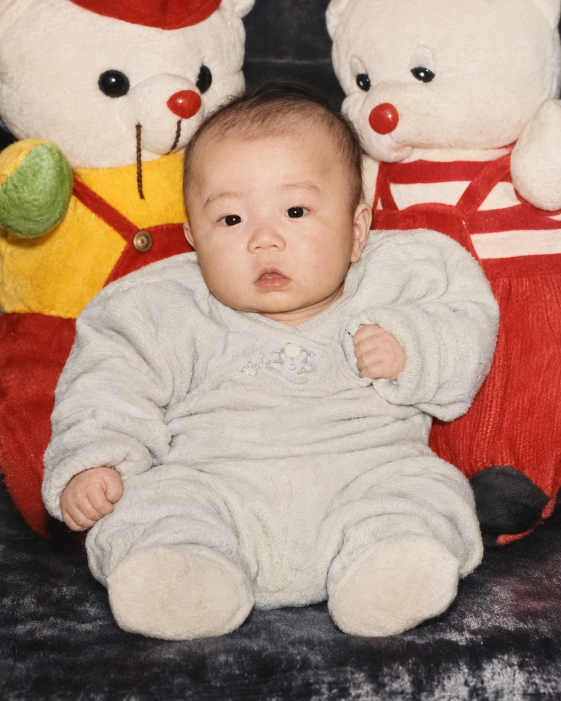
#> input picture tools/source/parents/dad-original.webp, 1122 x 1402 px, found by its file name (shown at 1/2 size); its folder holds 2 pictures in this run
$ python gen_parents.py
#> lines starting #> are read from the running program, lines starting #| are printed output that depends on the picture
"""
부모님 어릴 적 사진 2분할 콜라주 (AI 재생성 없음: 자르기·크기 맞춤·선명도 보정만)

  python3 tools/gen_parents.py

입력  tools/source/parents/{dad,mom}-original.webp
출력  인쇄용  print/parents-collage.jpg, print/dad.jpg, print/mom.jpg
      웹용    public/images/parents/collage.webp
"""
import os
from PIL import Image, ImageFilter

SRC = 'tools/source/parents'
# 눈 위치(원본 px) — 두 아기의 얼굴 크기/높이를 맞추는 기준점
EYES = {'dad': ((465, 438), (590, 423)), 'mom': ((552, 512), (675, 503))}
CROP_W, CROP_H = 1046, 1307          # 4:5, 기준(아빠 사진) px
EYE_X, EYE_Y = 527, 420              # 크롭 안에서 두 눈 중심이 올 위치
OUT_W, OUT_H = 2400, 3000            # 인쇄용 개별 사진 (4:5)
GAP, FRAME = 110, 150                # 사진 사이 / 바깥 흰 여백 (인쇄용 px)

def eye_mid(e): return ((e[0][0] + e[1][0]) / 2, (e[0][1] + e[1][1]) / 2)
def eye_dist(e): return ((e[0][0] - e[1][0]) ** 2 + (e[0][1] - e[1][1]) ** 2) ** 0.5

ref = eye_dist(EYES['dad'])
os.makedirs('print', exist_ok=True); os.makedirs('public/images/parents', exist_ok=True)
shots = {}
for n in ('dad', 'mom'):
    im = Image.open(f'{SRC}/{n}-original.webp').convert('RGB')
#> im is the input picture: PIL image 1122x1402 RGB; mean R, G, B 173.5, 143.9, 128.1
    s = ref / eye_dist(EYES[n])                       # 얼굴 크기 통일
    mx, my = eye_mid(EYES[n])
    left, top = mx * s - EYE_X, my * s - EYE_Y         # 눈 높이·중심 통일
    box = (left / s, top / s, (left + CROP_W) / s, (top + CROP_H) / s)
    assert box[0] >= 0 and box[1] >= 0 and box[2] <= im.width and box[3] <= im.height, (n, box)
    out = im.resize((OUT_W, OUT_H), Image.LANCZOS, box=box)
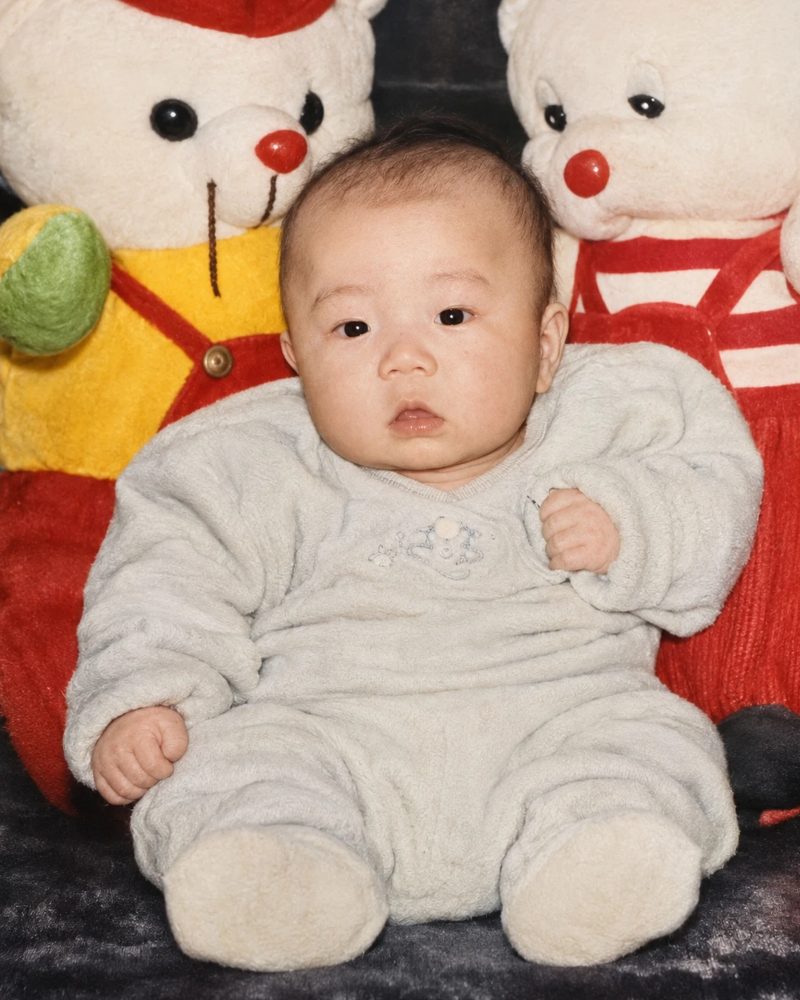
#> out: PIL image 2400x3000 RGB (shown at 1/3 size); mean R, G, B 182, 153, 135.3
    # 화질 보정: 업스케일 후 은은한 선명도만 (색·형태 변경 없음)
    out = out.filter(ImageFilter.UnsharpMask(radius=2.2, percent=55, threshold=3))
    out.save(f'print/{n}.jpg', quality=95, subsampling=0, dpi=(300, 300))
    shots[n] = out
    print(n, 'scale %.3f' % s, 'crop', [round(v) for v in box])
#> pass 2 of the loop `for n in ('dad', 'mom'):`:
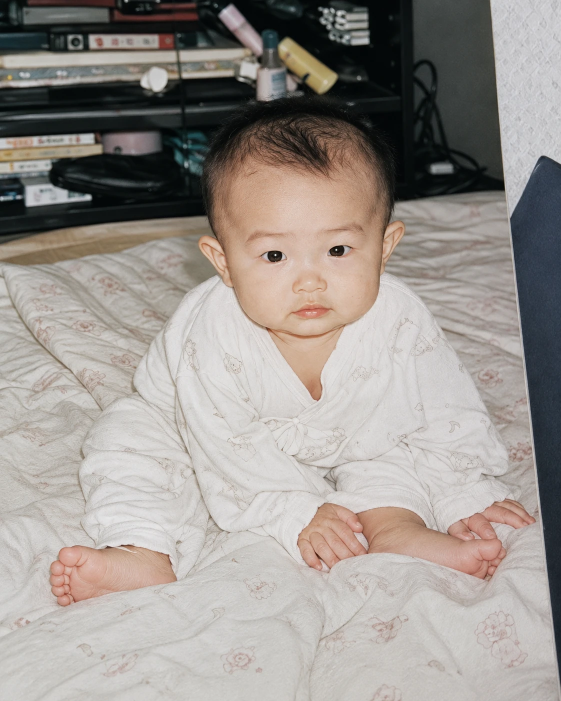
#> input picture tools/source/parents/mom-original.webp, 1122 x 1402 px, found by its file name (shown at 1/2 size)
#> im is the input picture: PIL image 1122x1402 RGB; mean R, G, B 154.8, 148.5, 143.4
#> `out = im.resize((OUT_W, OUT_H), Image.LANCZOS, box=box)`:
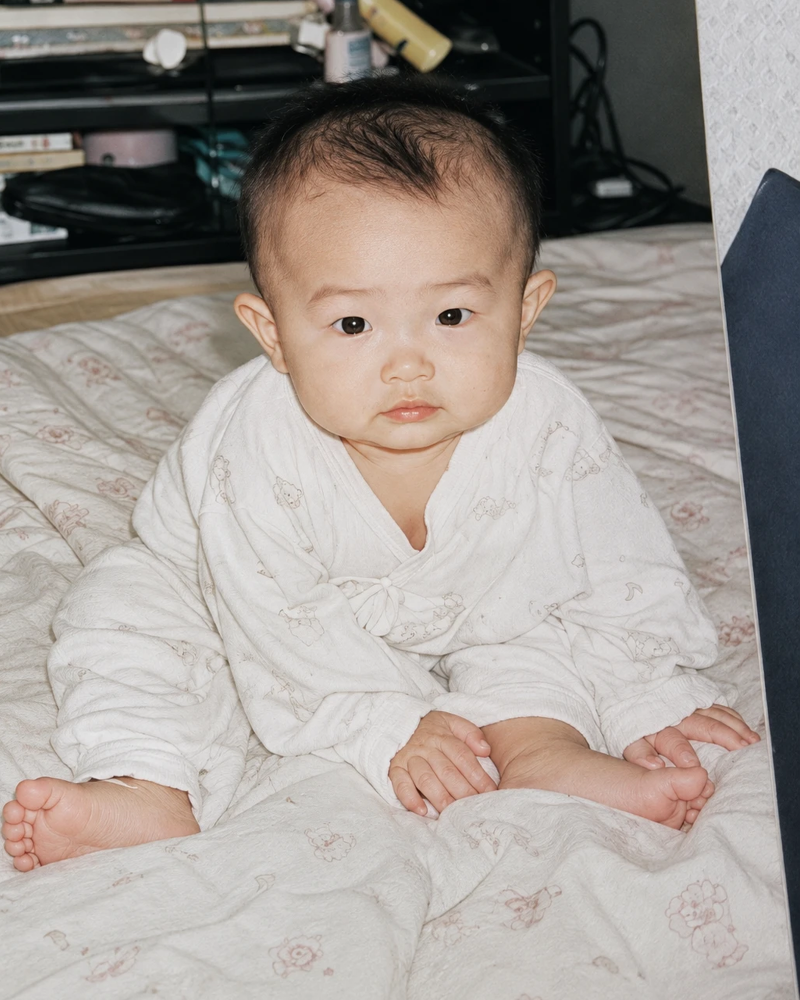
#> out: PIL image 2400x3000 RGB (shown at 1/3 size); mean R, G, B 160.4, 153, 147.6

W = FRAME * 2 + OUT_W * 2 + GAP
H = FRAME * 2 + OUT_H
col = Image.new('RGB', (W, H), (255, 255, 255))
#> col: PIL image 5210x3300 RGB; every value is 255
col.paste(shots['dad'], (FRAME, FRAME))
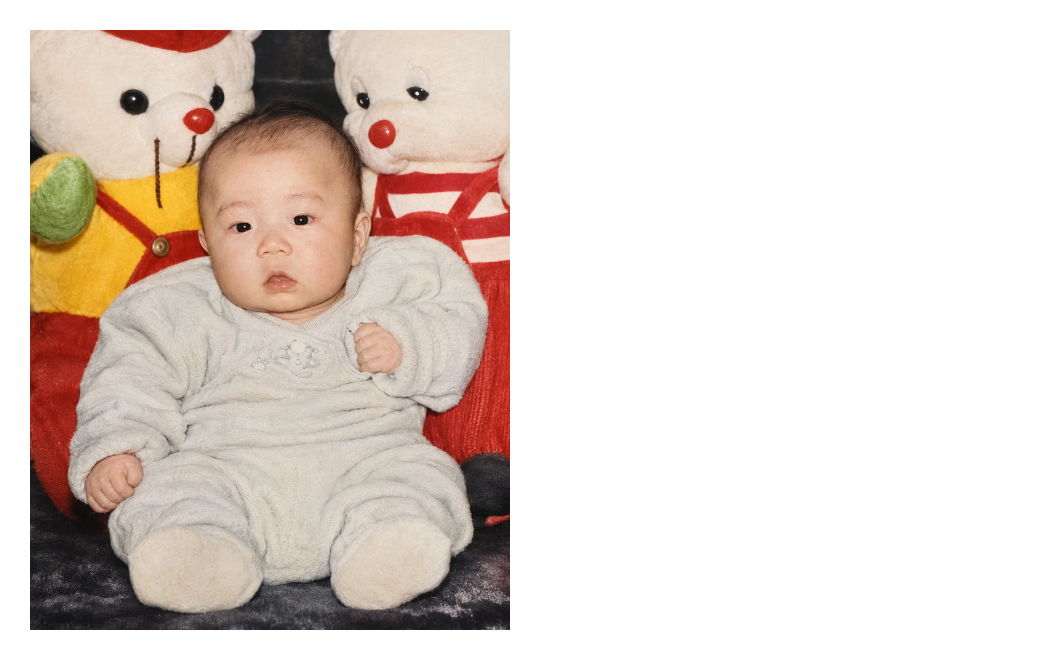
#> col: PIL image 5210x3300 RGB (shown at 1/5 size); mean R, G, B 224.4, 212.3, 204.9
col.paste(shots['mom'], (FRAME + OUT_W + GAP, FRAME))
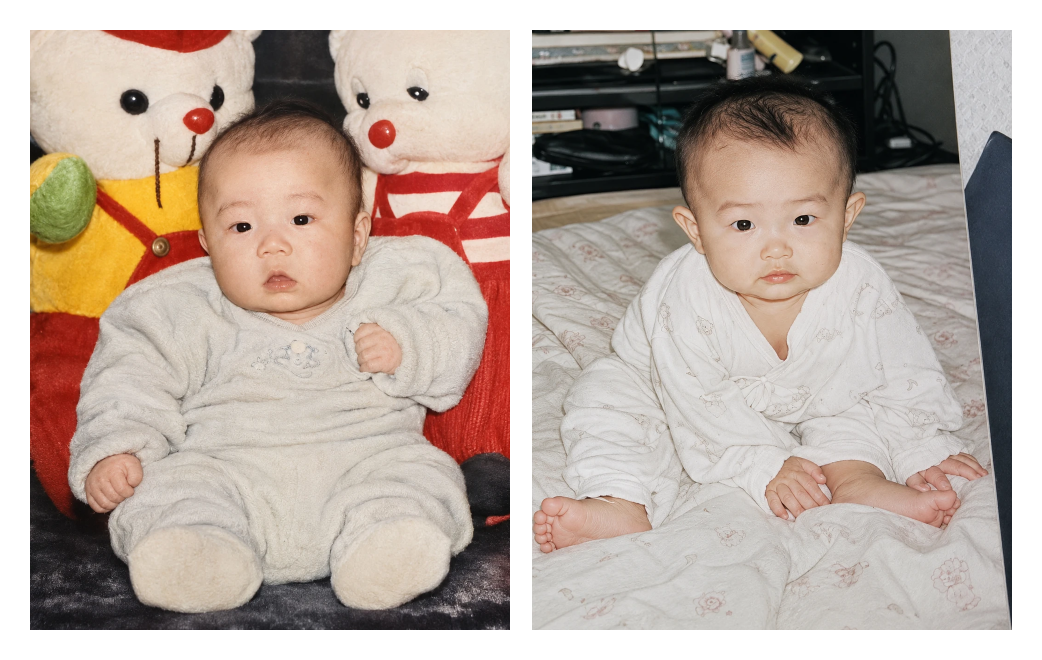
#> col: PIL image 5210x3300 RGB (shown at 1/5 size); mean R, G, B 184.8, 169.6, 159.9
col.save('print/parents-collage.jpg', quality=95, subsampling=0, dpi=(300, 300))
col.resize((1400, round(1400 * H / W)), Image.LANCZOS).save('public/images/parents/collage.webp', quality=88, method=6)
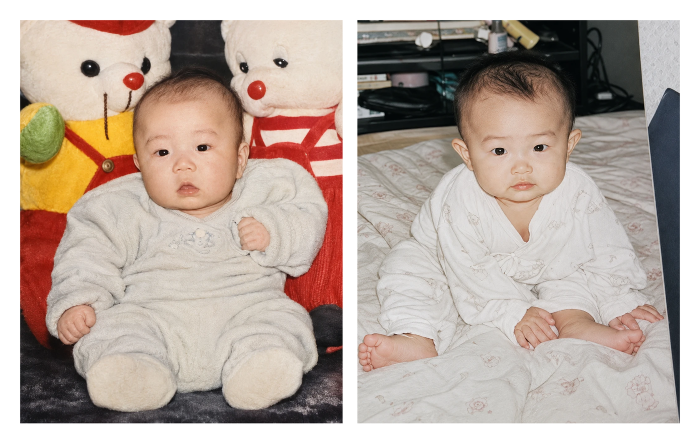
#> saved as collage.webp: PIL image 1400x887 RGB (shown at 1/2 size); mean R, G, B 184.8, 169.5, 159.8
print('collage', W, H)
